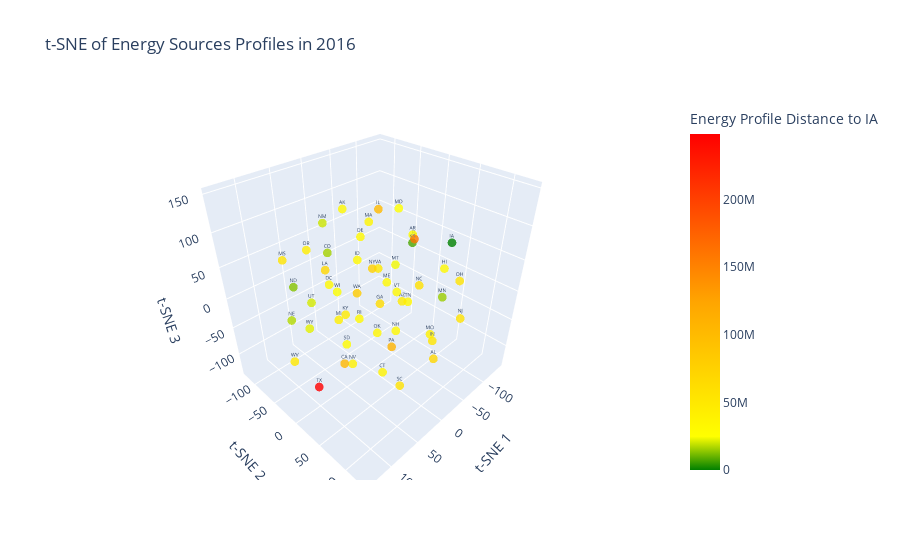

Notebook source saved alongside this figure:
### Markdown cell above
## Visualize the Euclidean distances using t-SNE to reduce dimensionality

### Code cell
# Use t-SNE to reduce dimensionality to 3D
tsne = TSNE(n_components=3, random_state=42)
reduced_data_tsne = tsne.fit_transform(data_2016)

# Create a dataframe with the reduced data
reduced_df_tsne = pd.DataFrame(reduced_data_tsne, columns=["x", "y", "z"])
reduced_df_tsne.index = data_2016.index


# Add the distance column to the dataframe and sort
reduced_df_tsne["DISTANCE_TO_IA"] = reduced_df_tsne.index.map(lambda x: distances[x])
reduced_df_tsne.sort_values("DISTANCE_TO_IA", inplace=True)

# Closer to IA -> Yellow, Farther from IA -> Red, IA itself -> Green
color_scale = [(0, "green"), (0.1, "yellow"), (.5, "orange"), (1, "red")]

# Create interactive plotly scatter plot
fig = px.scatter_3d(
    reduced_df_tsne,
    x="x",
    y="y",
    z="z",
    text=reduced_df_tsne.index,
    hover_name=reduced_df_tsne.index,
    color="DISTANCE_TO_IA",
    color_continuous_scale=color_scale,
    opacity=0.8,
    labels={
        "x": "t-SNE 1",
        "y": "t-SNE 2",
        "z": "t-SNE 3",
        "DISTANCE_TO_IA": "Energy Profile Distance to IA",
    },
    title="t-SNE of Energy Sources Profiles in 2016",
)

fig.update_traces(marker=dict(size=3), textfont=dict(size=5))
fig.show()

### Figure 1 — Plotly figure (JSON) as saved in the notebook; plotly's stock layout.template omitted (floating-point values rounded to 4 significant figures)
{"data": [{"hovertemplate": "<b>%{hovertext}</b><br><br>t-SNE 1=%{x}<br>t-SNE 2=%{y}<br>t-SNE 3=%{z}<br>STATE=%{text}<br>Energy Profile Distance to IA=%{marker.color}<extra></extra>", "hovertext": ["IA", "KS", "ND", "MN", "CO", "NE", "NM", "UT", "WY", "MT", "WI", "MD", "AR", "SD", "ME", "HI", "AK", "ID", "NH", "VT", "DE", "DC", "RI", "TN", "OK", "MA", "CT", "MO", "NV", "MI", "OR", "KY", "AZ", "WV", "VA", "IN", "MS", "OH", "SC", "NJ", "NC", "GA", "AL", "LA", "NY", "WA", "IL", "CA", "PA", "FL", "TX"], "legendgroup": "", "marker": {"color": [0, 7367000.0, 13050000.0, 15110000.0, 15940000.0, 17420000.0, 19750000.0, 20680000.0, 22200000.0, 23530000.0, 24530000.0, 24880000.0, 26850000.0, 29040000.0, 31680000.0, 31810000.0, 32010000.0, 32060000.0, 32280000.0, 32520000.0, 32560000.0, 32700000.0, 32720000.0, 34080000.0, 34470000.0, 35660000.0, 37350000.0, 40310000.0, 40470000.0, 43500000.0, 44900000.0, 46830000.0, 46930000.0, 50180000.0, 50560000.0, 52810000.0, 54990000.0, 55930000.0, 56760000.0, 57250000.0, 57860000.0, 62990000.0, 69130000.0, 69280000.0, 75790000.0, 81580000.0, 101400000.0, 104900000.0, 107300000.0, 159500000.0, 248500000.0], "coloraxis": "coloraxis", "opacity": 0.8, "size": 3, "symbol": "circle"}, "mode": "markers+text", "name": "", "scene": "scene", "showlegend": false, "text": ["IA", "KS", "ND", "MN", "CO", "NE", "NM", "UT", "WY", "MT", "WI", "MD", "AR", "SD", "ME", "HI", "AK", "ID", "NH", "VT", "DE", "DC", "RI", "TN", "OK", "MA", "CT", "MO", "NV", "MI", "OR", "KY", "AZ", "WV", "VA", "IN", "MS", "OH", "SC", "NJ", "NC", "GA", "AL", "LA", "NY", "WA", "IL", "CA", "PA", "FL", "TX"], "textfont": {"size": 5}, "type": "scatter3d", "x": [-79.1, -23.83, 42.48, -43.16, -27.2, 86.85, -4.936, 79.51, 40.5, -36.44, -13.44, -55.52, -92.68, 62.36, 43.58, -99.5, 11.54, 25.86, 8.794, 4.82, -19.87, 88.45, 60.79, -50.42, -9.88, -71.16, 27.06, -81.95, 25.62, 24.95, 69.53, -36.55, -107.4, 134.1, -92.6, 28.12, 68.82, -14.69, 52.2, -85.45, -107.1, -54.78, -29.5, 18.61, -49.43, 14.74, 25.36, 119.4, -52.66, -141.3, 98.28], "y": [67.39, 47.99, -121.1, 86.16, -122.8, -66.67, -101.2, -26.82, -93.21, 10.22, -87.93, -4.188, -9.303, 18.39, 69.81, 45.9, -38.2, 2.658, 55.02, 50.84, -39.77, 22.92, 41.91, 23.53, 2.747, -76.2, 49.6, 44.22, -13.23, -40.92, -41.0, -97.33, -36.32, 3.62, -77.07, 128.0, -99.44, 126.6, 103.0, 90.73, -2.799, -35.79, 91.74, -72.47, -46.97, -11.64, 38.13, 80.08, -6.943, -45.35, -1.657], "z": [76.93, 91.17, -25.14, 19.26, 4.003, -31.99, 70.82, 15.44, -90.03, 37.68, -45.3, 108.7, 54.12, -37.3, 76.24, 19.0, 118.8, 68.68, -24.34, 33.87, 66.9, 72.05, 17.87, -24.88, -70.86, 57.98, -91.12, -92.23, -119.6, -51.77, 82.72, -108.0, -85.61, -29.03, -33.22, 16.14, 42.42, 77.32, -57.78, -36.96, -37.23, -62.08, -75.59, 16.26, -0.2992, 5.413, 148.6, 10.4, -131.9, 14.04, -104.9]}], "layout": {"coloraxis": {"colorbar": {"title": {"text": "Energy Profile Distance to IA"}}, "colorscale": [[0, "green"], [0.1, "yellow"], [0.5, "orange"], [1, "red"]]}, "legend": {"tracegroupgap": 0}, "scene": {"domain": {"x": [0, 1], "y": [0, 1]}, "xaxis": {"title": {"text": "t-SNE 1"}}, "yaxis": {"title": {"text": "t-SNE 2"}}, "zaxis": {"title": {"text": "t-SNE 3"}}}, "title": {"text": "t-SNE of Energy Sources Profiles in 2016"}}}
